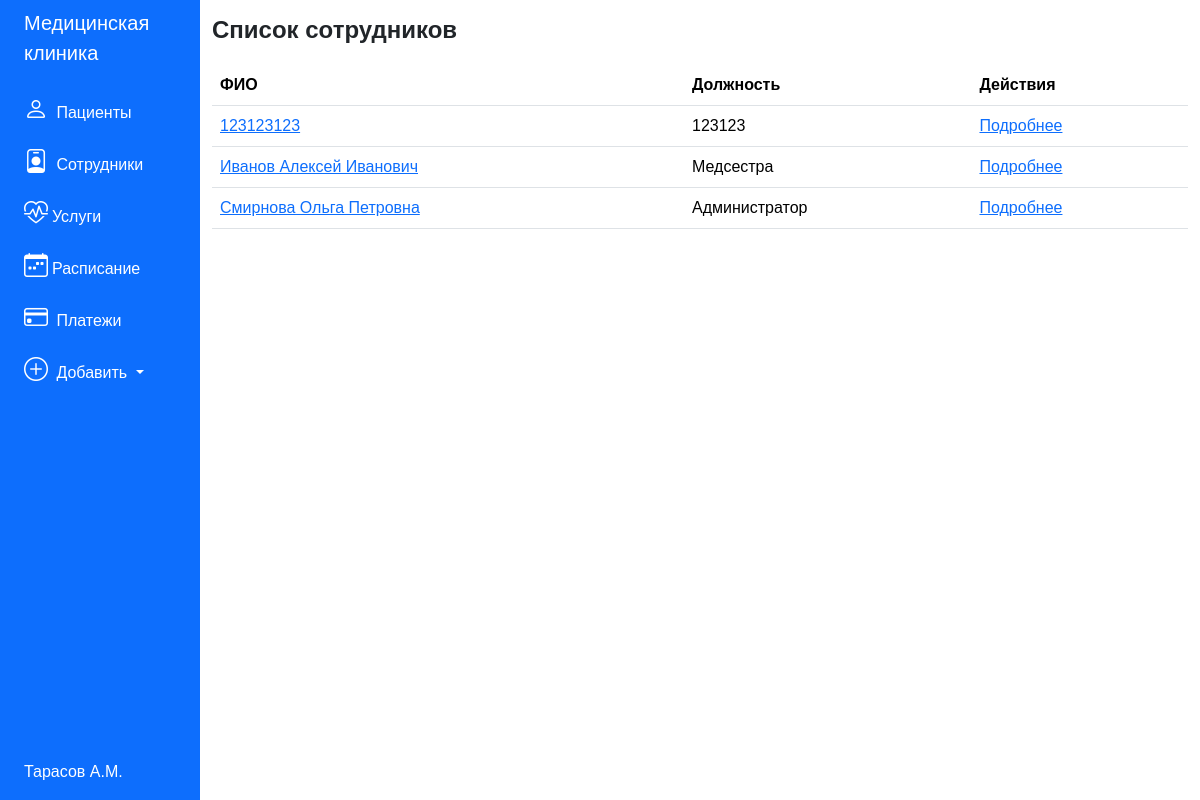
The page /employees on the database its author committed.
### tables this page shows
CREATE TABLE Employees (
            id INTEGER PRIMARY KEY AUTOINCREMENT,
            FIO TEXT NOT NULL,
            Position TEXT NOT NULL,
            PhoneNumber TEXT,
            Specialization TEXT
        );

### medclinic.py (the view)
@app.route('/employees')
def employees_list():
    employees = get_employees_from_db()
    return render_template('employees/employees_list.html', employees=employees)

### medclinic.py (called while the page is built)
def execute_query(query, params=None, fetchone=False, commit=False):
    conn = sqlite3.connect('medclinic.db')
    cursor = conn.cursor()
    cursor.execute(query, params or ())
    if commit:
        conn.commit()
    result = cursor.fetchone() if fetchone else cursor.fetchall()
    conn.close()
    return result

def get_employees_from_db():
    return execute_query("SELECT * FROM Employees")

### templates/employees/employees_list.html
{% extends 'base.html' %}
{% block content %}
    <h1 class="main-header">Список сотрудников</h1>
    <table class="table">
        <thead>
            <tr>
                <th>ФИО</th>
                <th>Должность</th>
                <th>Действия</th>
            </tr>
        </thead>
        <tbody>
            {% for employee in employees %}
            <tr>
                <td><a href="{{ url_for('employee_details', id=employee[0]) }}">{{ employee[1] }}</a></td>
                <td>{{ employee[2] }}</td>
                <td><a href="{{ url_for('employee_details', id=employee[0]) }}">Подробнее</a></td>
            </tr>
            {% endfor %}
        </tbody>
    </table>
{% endblock %}

### static/css/style.css (style rules this page uses)
body { font-family: sans-serif; }
.main-header { font-size: x-large; font-weight: bold; margin-bottom: 20px; }

### rows shown on the page
Employees: FIO "123123123", Position "123123"
Employees: FIO "Иванов Алексей Иванович", Position "Медсестра"
Employees: FIO "Смирнова Ольга Петровна", Position "Администратор"
